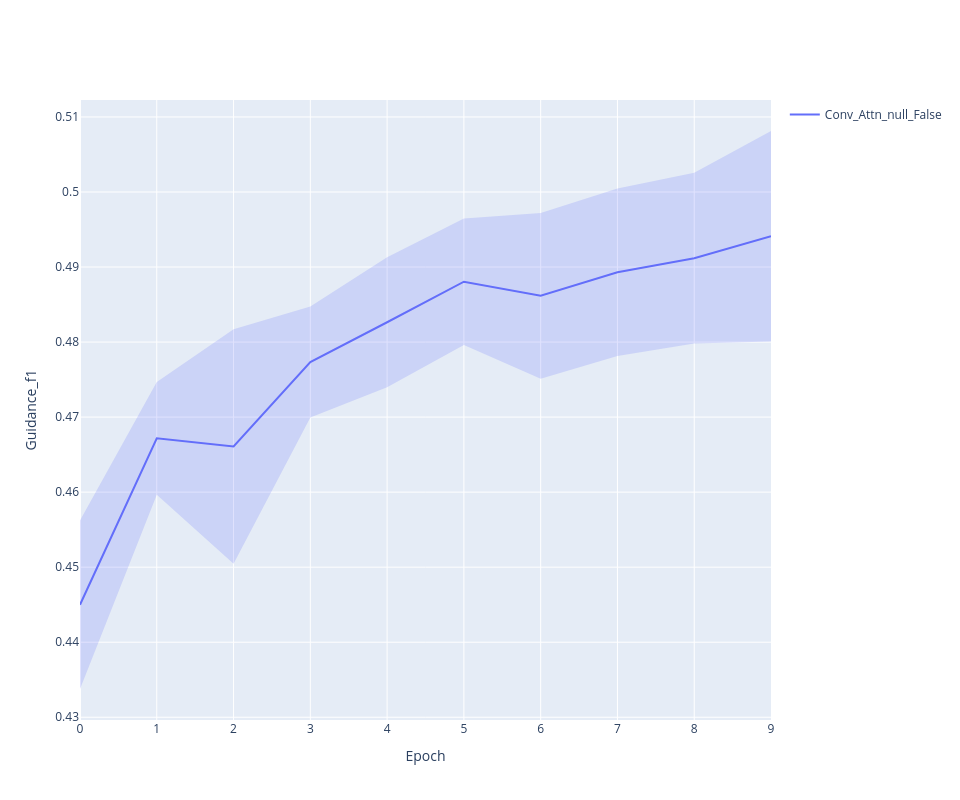

The notebook cell saved with this chart:
### Code cell
line_plot(history, 'guidance_f1')

### Figure 1 — Plotly figure (JSON) as saved in the notebook; plotly's stock layout.template omitted (floating-point values rounded to 4 significant figures)
{"data": [{"line": {"color": "#636EFA"}, "mode": "lines", "name": "Conv_Attn_null_False", "type": "scatter", "x": [0, 1, 2, 3, 4, 5, 6, 7, 8, 9], "y": [0.445, 0.4672, 0.4661, 0.4773, 0.4826, 0.488, 0.4862, 0.4893, 0.4912, 0.4941]}, {"line": {"width": 0}, "marker": {"color": "#444"}, "mode": "lines", "showlegend": false, "type": "scatter", "x": [0, 1, 2, 3, 4, 5, 6, 7, 8, 9], "y": [0.4562, 0.4747, 0.4817, 0.4847, 0.4913, 0.4965, 0.4972, 0.5005, 0.5026, 0.5081]}, {"fill": "tonexty", "fillcolor": "rgba(99, 110, 250,0.2)", "line": {"width": 0}, "marker": {"color": "#444"}, "mode": "lines", "showlegend": false, "type": "scatter", "x": [0, 1, 2, 3, 4, 5, 6, 7, 8, 9], "y": [0.4338, 0.4596, 0.4505, 0.4699, 0.474, 0.4796, 0.4751, 0.4781, 0.4798, 0.4801]}], "layout": {"height": 800, "width": 960, "xaxis": {"title": {"text": "Epoch"}}, "yaxis": {"title": {"text": "Guidance_f1"}}}}
